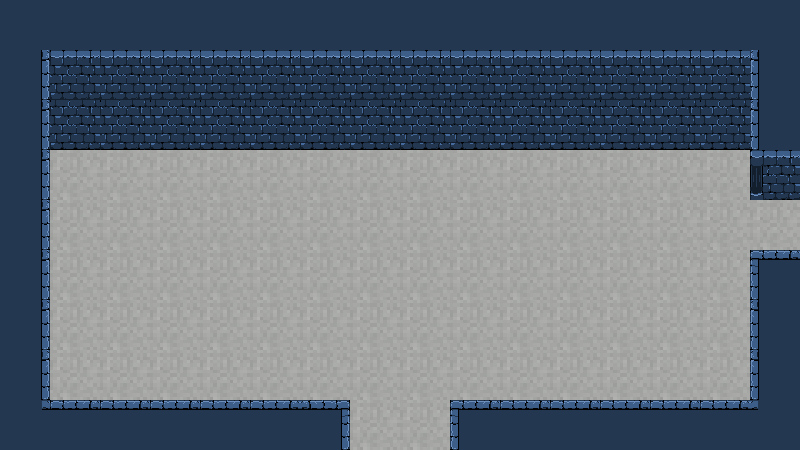

A level layout from a 2D game, rendered from its tile map. Below: a short description, then the map file with its tile-grid data intact:
An orthogonal 16x9 tile map with 50x50 px tiles, 1 tile layer (floor), 1 hidden layer not drawn.

<map version="1.5" tiledversion="1.7.2" orientation="orthogonal" renderorder="right-down" compressionlevel="0" width="16" height="9" tilewidth="50" tileheight="50" infinite="0" nextlayerid="4" nextobjectid="1">
 <editorsettings>
  <export format="csv" />
 </editorsettings>
 <tileset firstgid="1" source="tiles.tsx" />
 <layer id="1" name="floor" width="16" height="9">
  <data encoding="csv">
11,11,11,11,11,11,11,11,11,11,11,11,11,11,11,11,
12,14,14,14,14,14,14,14,14,14,14,14,14,14,14,10,
12,24,24,24,24,24,24,24,24,24,24,24,24,24,24,10,
12,2,2,2,2,2,2,2,2,2,2,2,2,2,2,13,
12,2,2,2,2,2,2,2,2,2,2,2,2,2,2,2,
12,2,2,2,2,2,2,2,2,2,2,2,2,2,2,7,
12,2,2,2,2,2,2,2,2,2,2,2,2,2,2,10,
12,2,2,2,2,2,2,2,2,2,2,2,2,2,2,10,
18,8,8,8,8,8,9,2,2,7,8,8,8,8,8,19
</data>
 </layer>
 <layer id="2" name="celing" width="16" height="9" visible="0">
  <data encoding="csv">
1,1,1,1,1,1,1,1,1,1,1,1,1,1,1,1,
1,1,1,1,1,1,1,1,1,1,1,1,1,1,1,1,
1,1,1,1,1,1,1,1,1,1,1,1,1,1,1,1,
1,1,1,1,1,1,1,1,1,1,1,1,1,1,1,1,
1,1,1,1,1,1,1,1,1,1,1,1,1,1,1,1,
1,1,1,1,1,1,1,1,1,1,1,1,1,1,1,1,
1,1,1,1,1,1,1,1,1,1,1,1,1,1,1,1,
1,1,1,1,1,1,1,1,1,1,1,1,1,1,1,1,
1,1,1,1,1,1,1,1,1,1,1,1,1,1,1,1
</data>
 </layer>
</map>
